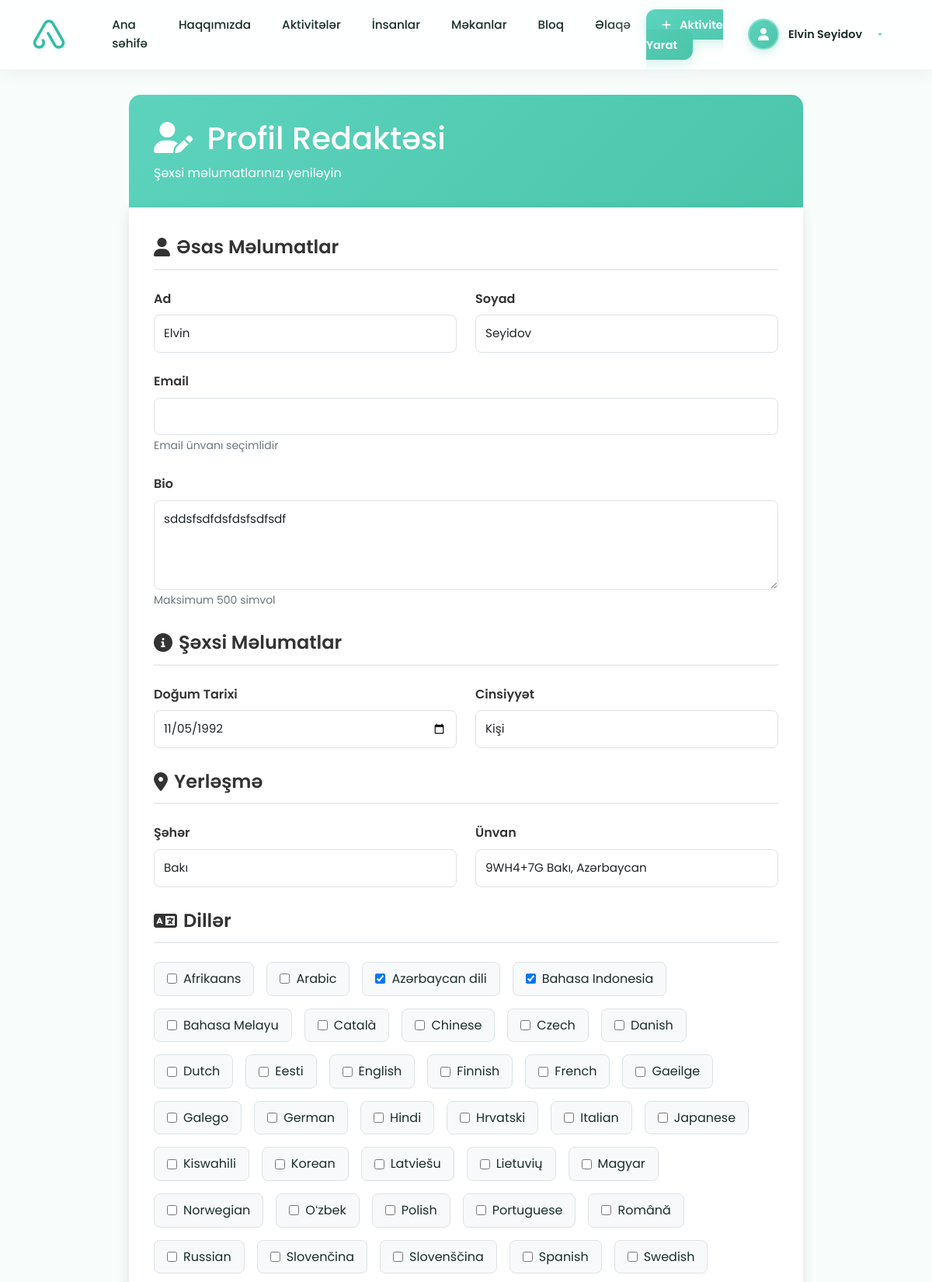
The app's page /accounts/profile/edit/ (signed in, upper part) with its own data.
### accounts/models.py (models this page shows, shortened)
class User(AbstractUser):
    phone_regex = RegexValidator(
        regex=r'^\+?1?\d{9,15}$',
        message="Phone number must be entered in the format: '+999999999'. Up to 15 digits allowed."
    )
    GENDER_CHOICES = [
        ('male', 'Kişi'),
        ('female', 'Qadın'),
        ('other', 'Digər'),
        ('prefer_not_to_say', 'Deməyi üstün tutmuram'),
    ]
    phone = models.CharField(validators=[phone_regex], max_length=17, unique=True)
    is_phone_verified = models.BooleanField(default=False)
    otp_code = models.CharField(max_length=6, blank=True, null=True)
    otp_created_at = models.DateTimeField(blank=True, null=True)
    birthday = models.DateField(blank=True, null=True)
    gender = models.CharField(max_length=20, choices=GENDER_CHOICES, blank=True, null=True)
    bio = models.TextField(max_length=500, blank=True, null=True)
    languages = models.ManyToManyField(Language, blank=True)
    city = models.CharField(max_length=100, blank=True, null=True)
    latitude = models.DecimalField(max_digits=9, decimal_places=6, blank=True, null=True)
    longitude = models.DecimalField(max_digits=9, decimal_places=6, blank=True, null=True)
    address = models.TextField(blank=True, null=True)
    interests = models.ManyToManyField(Interest, blank=True)
    registration_step = models.IntegerField(default=0)  # 0: phone, 1: otp, 2: name, 3: languages, 4: birthday, 5: images, 6: bio, 7: interests, 8: location, 9: complete
    is_registration_complete = models.BooleanField(default=False)
    created_at = models.DateTimeField(auto_now_add=True)
    updated_at = models.DateTimeField(auto_now=True)
    username = None
    USERNAME_FIELD = 'phone'
    REQUIRED_FIELDS = ['first_name', 'last_name']
    objects = UserManager()
    def get_full_name(self):
        if self.first_name and self.last_name:
            return f"{self.first_name} {self.last_name}"
        return self.phone

class Language(models.Model):
    name = models.CharField(max_length=50, unique=True)
    code = models.CharField(max_length=5, unique=True)  # e.g., 'en', 'es', 'fr'
    class Meta:
        ordering = ['name']

### accounts/views.py (the view, shortened to what this page needs)
# urls.py: path('profile/edit/', views.edit_profile, name='edit_profile'),
@login_required
def edit_profile(request):
    from .models import Language, Interest, UserImage
    from django.contrib import messages
    languages = Language.objects.all().order_by('name')
    interests = Interest.objects.all().order_by('name')
    user_images = UserImage.objects.filter(user=request.user).order_by('order', 'uploaded_at')
    context = {
        'languages': languages,
        'interests': interests,
        'user_images': user_images,
    }
    return render(request, 'accounts/edit_profile.html', context)

### templates/accounts/edit_profile.html (shortened to what this page needs)
{% extends 'base.html' %}
{% load static %}
{% block content %}
<div class="edit-profile-container">
    <div class="edit-profile-header">
        <h1 class="mb-0">
            <i class="fas fa-user-edit me-2"></i>
            Profil Redaktəsi
        </h1>
        <p class="mb-0 mt-2 opacity-90">Şəxsi məlumatlarınızı yeniləyin</p>
    </div>
    <form method="post" enctype="multipart/form-data" class="edit-profile-section">
        <div class="section-title">
            <i class="fas fa-user"></i>
            Əsas Məlumatlar
        </div>
        <div class="row">
            <div class="col-md-6">
                <div class="form-group">
                    <label class="form-label" for="first_name">Ad</label>
                    <input type="text" class="form-control" id="first_name" name="first_name"
                           value="{{ user.first_name }}" required>
                </div>
            </div>
            <div class="col-md-6">
                <div class="form-group">
                    <label class="form-label" for="last_name">Soyad</label>
                    <input type="text" class="form-control" id="last_name" name="last_name"
                           value="{{ user.last_name }}" required>
                </div>
            </div>
        </div>
        <div class="form-group">
            <label class="form-label" for="email">Email</label>
            <input type="email" class="form-control" id="email" name="email"
                   value="{{ user.email|default:'' }}">
            <small class="form-text">Email ünvanı seçimlidir</small>
        </div>
        <div class="form-group">
            <label class="form-label" for="bio">Bio</label>
            <textarea class="form-control" id="bio" name="bio" rows="4"
                      maxlength="500" placeholder="Özünüz haqqında qısa məlumat yazın...">{{ user.bio|default:'' }}</textarea>
            <small class="form-text">Maksimum 500 simvol</small>
        </div>
        <div class="section-title">
            <i class="fas fa-info-circle"></i>
            Şəxsi Məlumatlar
        </div>
        <div class="row">
            <div class="col-md-6">
                <div class="form-group">
                    <label class="form-label" for="birthday">Doğum Tarixi</label>
                    <input type="date" class="form-control" id="birthday" name="birthday"
                           value="{{ user.birthday|date:'Y-m-d'|default:'' }}">
                </div>
            </div>
            <div class="col-md-6">
                <div class="form-group">
                    <label class="form-label" for="gender">Cinsiyyət</label>
                    <select class="form-select" id="gender" name="gender">
                        <option value="male" {% if user.gender == 'male' %}selected{% endif %}>Kişi</option>
                    </select>
                </div>
            </div>
        </div>
        <div class="section-title">
            <i class="fas fa-map-marker-alt"></i>
            Yerləşmə
        </div>
        <div class="row">
            <div class="col-md-6">
                <div class="form-group">
                    <label class="form-label" for="city">Şəhər</label>
                    <input type="text" class="form-control" id="city" name="city"
                           value="{{ user.city|default:'' }}" placeholder="Məsələn: Bakı">
                </div>
            </div>
            <div class="col-md-6">
                <div class="form-group">
                    <label class="form-label" for="address">Ünvan</label>
                    <input type="text" class="form-control" id="address" name="address"
                           value="{{ user.address|default:'' }}" placeholder="Ünvan">
                </div>
            </div>
        </div>
        <div class="section-title">
            <i class="fas fa-language"></i>
            Dillər
        </div>
        <div class="form-group">
            <div class="checkbox-group">
                {% for language in languages %}
                    <label class="checkbox-item">
                        <input type="checkbox" name="languages" value="{{ language.id }}"
                               {% if language in user.languages.all %}checked{% endif %}>
                        {{ language.name }}
                    </label>
                {% endfor %}
            </div>
        </div>
    </form>
</div>
{% endblock %}

### templates/base.html (shortened to what this page needs)
<!DOCTYPE html>
<html lang="en">
<head>
    <link href="https://cdn.jsdelivr.net/npm/bootstrap@5.3.0/dist/css/bootstrap.min.css" rel="stylesheet">
    <link rel="stylesheet" href="https://cdnjs.cloudflare.com/ajax/libs/font-awesome/6.0.0/css/all.min.css">
    {% load static %}
    <link rel="stylesheet" href="{% static 'css/style.css' %}">
</head>
<body>
    <nav class="navbar navbar-expand-lg navbar-light" id="mainNavbar">
        <div class="container">
            <a class="navbar-brand d-flex align-items-center" href="{% url 'home' %}">
                <img src="{% static 'logo.png' %}" alt="Acteezer" class="navbar-logo">
            </a>
            <div class="collapse navbar-collapse" id="navbarNav">
                <ul class="navbar-nav me-auto ms-lg-4">
                    <li class="nav-item">
                        <a class="nav-link {% if request.resolver_match.url_name == 'home' %}active{% endif %}" href="{% url 'home' %}">Ana səhifə</a>
                    </li>
                    <li class="nav-item">
                        <a class="nav-link {% if request.resolver_match.url_name == 'about' %}active{% endif %}" href="{% url 'about' %}">Haqqımızda</a>
                    </li>
                    <li class="nav-item">
                        <a class="nav-link {% if 'activities' in request.resolver_match.namespace %}active{% endif %}" href="{% url 'activities:activities_list' %}">Aktivitələr</a>
                    </li>
                    <li class="nav-item">
                        <a class="nav-link {% if 'people_list' in request.resolver_match.url_name %}active{% endif %}" href="{% url 'accounts:people_list' %}">İnsanlar</a>
                    </li>
                    <li class="nav-item">
                        <a class="nav-link {% if 'places' in request.resolver_match.namespace %}active{% endif %}" href="{% url 'places:places_list' %}">Məkanlar</a>
                    </li>
                    <li class="nav-item">
                        <a class="nav-link {% if request.resolver_match.url_name == 'blog' %}active{% endif %}" href="{% url 'blog' %}">Bloq</a>
                    </li>
                    <li class="nav-item">
                        <a class="nav-link {% if request.resolver_match.url_name == 'contact' %}active{% endif %}" href="{% url 'contact' %}">Əlaqə</a>
                    </li>
                </ul>
                <ul class="navbar-nav align-items-center gap-2">
                    {% if user.is_authenticated %}
                        <li class="nav-item d-none d-lg-block">
                            <a href="{% url 'activities:create_activity' %}" class="create-activity-btn">
                                <i class="fas fa-plus"></i>
                                Aktivite Yarat
                            </a>
                        </li>
                        <li class="nav-item dropdown">
                            <a class="nav-link dropdown-toggle user-dropdown-toggle" href="#" id="navbarDropdown" role="button" data-bs-toggle="dropdown" aria-expanded="false">
                                <div class="user-avatar">
                                    {% if user.profile_image %}
                                        <img src="{{ user.profile_image.url }}" alt="{{ user.get_full_name }}" class="user-avatar-img">
                                    {% else %}
                                        <i class="fas fa-user"></i>
                                    {% endif %}
                                </div>
                                <span class="user-name d-none d-xl-inline">{{ user.get_full_name|default:user.phone }}</span>
                            </a>
                        </li>
                    {% else %}
                        <li class="nav-item">
                            <a class="btn btn-primary" href="{% url 'accounts:login' %}">
                                <i class="fas fa-user-plus me-2"></i>Qoşulun
                            </a>
                        </li>
                    {% endif %}
                </ul>
            </div>
        </div>
    </nav>
    <main>
        {% block content %}
        {% endblock %}
    </main>
    {% load static %}
</body>
</html>

### static/css/style.css (style rules this page uses)
:root { --primary-color: #5DD3BE; --primary-dark: #4BC5AA; --primary-light: #7CDDC9; --secondary-color: #4DB8E8; --accent-color: #FFB84D; --success-color: #5DD3BE; --warning-color: #FFB84D; --danger-color: #FF6B6B; --light-bg: #f8fdfc; --white: #ffffff; --dark-text: #1a2e2a; --gray-text: #64748b; --light-gray: #f0faf8; --border-color: #e0f2ef; --gradient-bg: linear-gradient(135deg, #5DD3BE 0%, #4BC5AA 100%); --gradient-warm: linear-gradient(135deg, #FFB84D 0%, #FF6B6B 100%); --gradient-hero: linear-gradient(135deg, rgba(93, 211, 190, 0.9) 0%, rgba(75, 197, 170, 0.9) 100%); --gradient-soft: linear-gradient(135deg, rgba(93, 211, 190, 0.1) 0%, rgba(75, 197, 170, 0.1) 100%); --shadow-sm: 0 1px 2px 0 rgb(0 0 0 / 0.05); --shadow-md: 0 4px 6px -1px rgb(0 0 0 / 0.1), 0 2px 4px -2px rgb(0 0 0 / 0.1); --shadow-lg: 0 10px 15px -3px rgb(0 0 0 / 0.1), 0 4px 6px -4px rgb(0 0 0 / 0.1); --shadow-xl: 0 20px 25px -5px rgb(0 0 0 / 0.1), 0 8px 10px -6px rgb(0 0 0 / 0.1); --shadow-primary: 0 4px 6px -1px rgba(93, 211, 190, 0.2), 0 2px 4px -2px rgba(93, 211, 190, 0.1); --border-radius: 12px; --border-radius-lg: 16px; --border-radius-xl: 20px; }
body { font-family: 'Poppins', sans-serif; line-height: 1.6; color: var(--dark-text); background-color: var(--light-bg); }
.navbar { backdrop-filter: blur(20px); background-color: rgba(255, 255, 255, 0.95) !important; border-bottom: 1px solid var(--border-color); padding: 1rem 0; box-shadow: var(--shadow-sm); }
.navbar-brand { font-size: 1.75rem; font-weight: 700; color: var(--primary-color) !important; }
.navbar-nav .nav-link { font-weight: 500; color: var(--dark-text) !important; margin: 0 0.5rem; transition: all 0.3s ease; }
.form-control, .form-select { border-radius: 12px; border: 2px solid #e2e8f0; padding: 0.75rem 1rem; font-size: 0.95rem; transition: all 0.3s ease; background: white; }
.form-label { font-weight: 500; color: var(--dark-text); margin-bottom: 0.75rem; }
.navbar-logo { height: 32px; width: auto; }
.nav-link { font-weight: 500; color: var(--dark-text) !important; padding: 0.5rem 1rem !important; transition: color 0.3s ease; }
.navbar-nav .dropdown-toggle::after { margin-left: 0.5rem; font-size: 0.8rem; }

### templates/accounts/edit_profile.html (style rules this page uses)
.edit-profile-container { max-width: 900px; margin: 2rem auto; padding: 0 1rem; }
.edit-profile-header { background: linear-gradient(135deg, #5DD3BE 0%, #4BC5AA 100%); color: white; padding: 2rem; border-radius: 15px 15px 0 0; margin-bottom: 0; }
.edit-profile-section { background: white; border-radius: 0 0 15px 15px; padding: 2rem; box-shadow: 0 4px 15px rgba(0, 0, 0, 0.1); margin-bottom: 2rem; }
.section-title { font-size: 1.5rem; font-weight: 600; color: #333; margin-bottom: 1.5rem; padding-bottom: 0.5rem; border-bottom: 2px solid #e9ecef; display: flex; align-items: center; gap: 0.5rem; }
.form-group { margin-bottom: 1.5rem; }
.form-label { font-weight: 600; color: #333; margin-bottom: 0.5rem; display: block; }
.form-control, .form-select { border-radius: 8px; border: 1px solid #dee2e6; padding: 0.75rem; transition: all 0.3s ease; }
.checkbox-group, .radio-group { display: flex; flex-wrap: wrap; gap: 1rem; margin-top: 0.5rem; }
.checkbox-item, .radio-item { display: flex; align-items: center; padding: 0.5rem 1rem; background: #f8f9fa; border-radius: 8px; border: 1px solid #dee2e6; transition: all 0.3s ease; }
.checkbox-item input[type="checkbox"], .radio-item input[type="radio"] { margin-right: 0.5rem; }
.form-text { font-size: 0.875rem; color: #6c757d; margin-top: 0.25rem; }

### records on screen
User: get_full_name "Elvin Seyidov", first_name "Elvin", last_name "Seyidov", bio "sddsfsdfdsfdsfsdfsdf", birthday "11/05/1992", gender "Kişi", city "Bakı", address "9WH4+7G Bakı, Azərbaycan"
Language: name "Afrikaans"
Language: name "Arabic"
Language: languages "☑", name "Azərbaycan dili"
Language: languages "☑", name "Bahasa Indonesia"
Language: name "Bahasa Melayu"
Language: name "Català"
Language: name "Chinese"
Language: name "Czech"
Language: name "Danish"
Language: name "Dutch"
Language: name "Eesti"
Language: name "English"
Language: name "Finnish"
Language: name "French"
Language: name "Gaeilge"
Language: name "Galego"
Language: name "German"
Language: name "Hindi"
Language: name "Hrvatski"
Language: name "Italian"
Language: name "Japanese"
Language: name "Kiswahili"
Language: name "Korean"
Language: name "Latviešu"
Language: name "Lietuvių"
Language: name "Magyar"
Language: name "Norwegian"
Language: name "Oʻzbek"
Language: name "Polish"
Language: name "Portuguese"
Language: name "Română"
Language: name "Russian"
Language: name "Slovenčina"
Language: name "Slovenščina"
Language: name "Spanish"
Language: name "Swedish"
